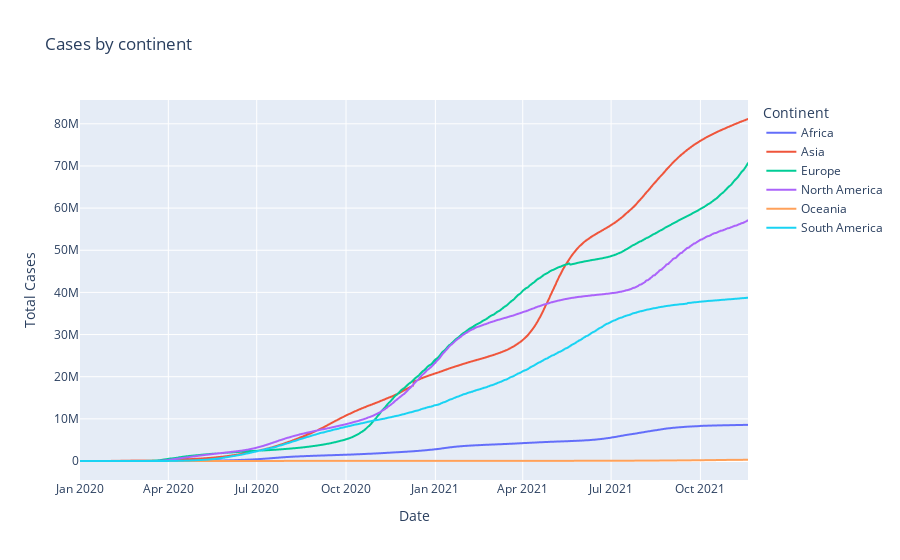

Notebook code cell kept with this figure:
### Code cell
px.line(byCont_and_date, x="Date", y="Total Cases", color="Continent", title="Cases by continent")

### Figure 1 — Plotly figure (JSON) as saved in the notebook; plotly's stock layout.template omitted (floating-point values rounded to 4 significant figures; data arrays with more than 128 entries replaced by an {"elided": "..."} marker saying what was removed)
{"data": [{"hovertemplate": "Continent=Africa<br>Date=%{x}<br>Total Cases=%{y}<extra></extra>", "legendgroup": "Africa", "line": {"color": "#636efa", "dash": "solid"}, "marker": {"symbol": "circle"}, "mode": "lines", "name": "Africa", "showlegend": true, "type": "scattergl", "x": {"elided": "652 str values"}, "xaxis": "x", "y": {"elided": "652 int values"}, "yaxis": "y"}, {"hovertemplate": "Continent=Asia<br>Date=%{x}<br>Total Cases=%{y}<extra></extra>", "legendgroup": "Asia", "line": {"color": "#EF553B", "dash": "solid"}, "marker": {"symbol": "circle"}, "mode": "lines", "name": "Asia", "showlegend": true, "type": "scattergl", "x": {"elided": "686 str values"}, "xaxis": "x", "y": {"elided": "686 int values"}, "yaxis": "y"}, {"hovertemplate": "Continent=Europe<br>Date=%{x}<br>Total Cases=%{y}<extra></extra>", "legendgroup": "Europe", "line": {"color": "#00cc96", "dash": "solid"}, "marker": {"symbol": "circle"}, "mode": "lines", "name": "Europe", "showlegend": true, "type": "scattergl", "x": {"elided": "668 str values"}, "xaxis": "x", "y": {"elided": "668 int values"}, "yaxis": "y"}, {"hovertemplate": "Continent=North America<br>Date=%{x}<br>Total Cases=%{y}<extra></extra>", "legendgroup": "North America", "line": {"color": "#ab63fa", "dash": "solid"}, "marker": {"symbol": "circle"}, "mode": "lines", "name": "North America", "showlegend": true, "type": "scattergl", "x": {"elided": "689 str values"}, "xaxis": "x", "y": {"elided": "689 int values"}, "yaxis": "y"}, {"hovertemplate": "Continent=Oceania<br>Date=%{x}<br>Total Cases=%{y}<extra></extra>", "legendgroup": "Oceania", "line": {"color": "#FFA15A", "dash": "solid"}, "marker": {"symbol": "circle"}, "mode": "lines", "name": "Oceania", "showlegend": true, "type": "scattergl", "x": {"elided": "664 str values"}, "xaxis": "x", "y": {"elided": "664 int values"}, "yaxis": "y"}, {"hovertemplate": "Continent=South America<br>Date=%{x}<br>Total Cases=%{y}<extra></extra>", "legendgroup": "South America", "line": {"color": "#19d3f3", "dash": "solid"}, "marker": {"symbol": "circle"}, "mode": "lines", "name": "South America", "showlegend": true, "type": "scattergl", "x": {"elided": "689 str values"}, "xaxis": "x", "y": {"elided": "689 int values"}, "yaxis": "y"}], "layout": {"legend": {"title": {"text": "Continent"}, "tracegroupgap": 0}, "title": {"text": "Cases by continent"}, "xaxis": {"anchor": "y", "domain": [0, 1], "title": {"text": "Date"}}, "yaxis": {"anchor": "x", "domain": [0, 1], "title": {"text": "Total Cases"}}}}
